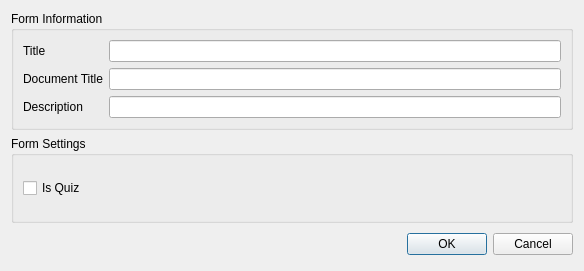
<?xml version="1.0" encoding="UTF-8"?>
<ui version="4.0">
 <class>UpdateFormDialogClass</class>
 <widget class="QDialog" name="UpdateFormDialogClass">
  <property name="geometry">
   <rect>
    <x>0</x>
    <y>0</y>
    <width>584</width>
    <height>271</height>
   </rect>
  </property>
  <property name="windowTitle">
   <string>Update Form Dialog</string>
  </property>
  <layout class="QVBoxLayout" name="verticalLayout">
   <item>
    <widget class="QGroupBox" name="formInfoGroupBox">
     <property name="title">
      <string>Form Information</string>
     </property>
     <layout class="QFormLayout" name="formLayout">
      <item row="0" column="0">
       <widget class="QLabel" name="titleLabel">
        <property name="text">
         <string>Title</string>
        </property>
       </widget>
      </item>
      <item row="1" column="0">
       <widget class="QLabel" name="documentTitleLabel">
        <property name="text">
         <string>Document Title</string>
        </property>
       </widget>
      </item>
      <item row="2" column="0">
       <widget class="QLabel" name="descriptionLabel">
        <property name="text">
         <string>Description</string>
        </property>
       </widget>
      </item>
      <item row="0" column="1">
       <widget class="QLineEdit" name="titleLineEdit"/>
      </item>
      <item row="1" column="1">
       <widget class="QLineEdit" name="documentTitleLineEdit">
        <property name="readOnly">
         <bool>true</bool>
        </property>
       </widget>
      </item>
      <item row="2" column="1">
       <widget class="QLineEdit" name="descriptionLineEdit"/>
      </item>
     </layout>
    </widget>
   </item>
   <item>
    <widget class="QGroupBox" name="formSettingsGroupBox">
     <property name="title">
      <string>Form Settings</string>
     </property>
     <layout class="QVBoxLayout" name="verticalLayout_2">
      <item>
       <widget class="QCheckBox" name="isQuizCheckbox">
        <property name="text">
         <string>Is Quiz</string>
        </property>
       </widget>
      </item>
     </layout>
    </widget>
   </item>
   <item>
    <layout class="QHBoxLayout">
     <property name="spacing">
      <number>6</number>
     </property>
     <property name="margin" stdset="0">
      <number>0</number>
     </property>
     <item>
      <spacer>
       <property name="orientation">
        <enum>Qt::Orientation::Horizontal</enum>
       </property>
       <property name="sizeHint" stdset="0">
        <size>
         <width>131</width>
         <height>31</height>
        </size>
       </property>
      </spacer>
     </item>
     <item>
      <widget class="QPushButton" name="updateFormOkBtn">
       <property name="text">
        <string>OK</string>
       </property>
      </widget>
     </item>
     <item>
      <widget class="QPushButton" name="upateFormCancelBtn">
       <property name="text">
        <string>Cancel</string>
       </property>
      </widget>
     </item>
    </layout>
   </item>
  </layout>
 </widget>
 <resources/>
 <connections>
  <connection>
   <sender>updateFormOkBtn</sender>
   <signal>clicked()</signal>
   <receiver>UpdateFormDialogClass</receiver>
   <slot>accept()</slot>
   <hints>
    <hint type="sourcelabel">
     <x>278</x>
     <y>253</y>
    </hint>
    <hint type="destinationlabel">
     <x>96</x>
     <y>254</y>
    </hint>
   </hints>
  </connection>
  <connection>
   <sender>upateFormCancelBtn</sender>
   <signal>clicked()</signal>
   <receiver>UpdateFormDialogClass</receiver>
   <slot>reject()</slot>
   <hints>
    <hint type="sourcelabel">
     <x>369</x>
     <y>253</y>
    </hint>
    <hint type="destinationlabel">
     <x>179</x>
     <y>282</y>
    </hint>
   </hints>
  </connection>
 </connections>
</ui>
